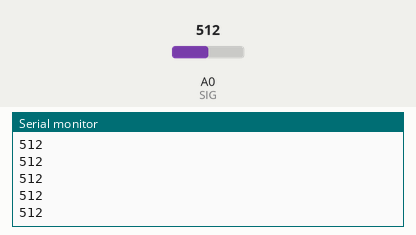
Recording of a sketch running on a simulated ESP8266 (NodeMCU). Shown: the last lines printed to the serial monitor. The test bench sets the inputs (shaded band); at power-on: A0 (SIG) = 512.

Above: at 1.2 s.
1.3 s: A0 (SIG) set to 716
At 2.6 s:
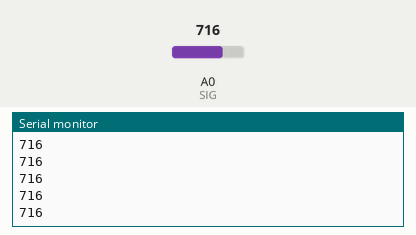
2.8 s: A0 (SIG) set to 900
At 3.6 s:
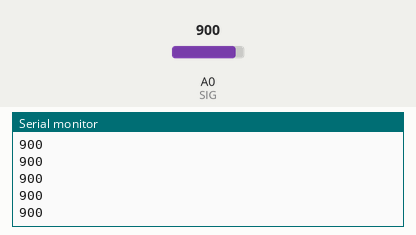
Timing chart, 0 to 5.8 s (numbered marks = the images above; inputs shaded):
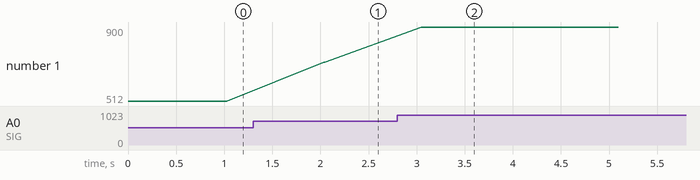

Measured:
- after the input at 1.3 s, the serial monitor: prints a new line after 0.73 s (image 1)
- after the input at 2.8 s, the serial monitor: prints a new line after 0.25 s (image 2)
- plotted number 1: 512 → 716 after the input at 1.3 s, 716 → 900 after the input at 2.8 s

The sketch:

16pin_mux_code.ino
```cpp
#define S0 D0                             /* Assign Multiplexer pin S0 connect to pin D0 of NodeMCU */
#define S1 D1                             /* Assign Multiplexer pin S1 connect to pin D1 of NodeMCU */
#define S2 D2                             /* Assign Multiplexer pin S2 connect to pin D2 of NodeMCU */
#define S3 D3                             /* Assign Multiplexer pin S3 connect to pin D3 of NodeMCU */
#define SIG A0                            /* Assign SIG pin as Analog output for all 16 channels of Multiplexer to pin A0 of NodeMCU */


void setup() {                                /* Put your codes here to run only once during micro controller startup */

    /* 0- General */

pinMode(S0,OUTPUT);                       /* Define digital signal pin as output to the Multiplexer pin SO */
pinMode(S1,OUTPUT);                       /* Define digital signal pin as output to the Multiplexer pin S1 */
pinMode(S2,OUTPUT);                       /* Define digital signal pin as output to the Multiplexer pin S2 */
pinMode(S3,OUTPUT);                       /* Define digital signal pin as output to the Multiplexer pin S3 */
pinMode(SIG, INPUT);                      /* Define analog signal pin as input or receiver from the Multiplexer pin SIG */

Serial.begin(9600);                       /* to display readings in Serial Monitor at 9600 baud rates */

}

void loop() {                                 /* Put your codes here to run over and over again endlessly */

    /* 0- General */

    // Channel 0 (C0 pin - binary output 0,0,0,0)
    digitalWrite(S0,LOW); digitalWrite(S1,LOW); digitalWrite(S2,LOW); digitalWrite(S3,LOW);
    Serial.println(analogRead(SIG));

    // Channel 1 (C1 pin - binary output 1,0,0,0)
    digitalWrite(S0,HIGH); digitalWrite(S1,LOW); digitalWrite(S2,LOW); digitalWrite(S3,LOW);
    Serial.println(analogRead(SIG));    // Channel 2 (C2 pin - binary output 0,1,0,0)
    digitalWrite(S0,LOW); digitalWrite(S1,HIGH); digitalWrite(S2,LOW); digitalWrite(S3,LOW);
    Serial.println(analogRead(SIG));
    // Channel 3 (C3 pin - binary output 1,1,0,0)
    digitalWrite(S0,HIGH); digitalWrite(S1,HIGH); digitalWrite(S2,LOW); digitalWrite(S3,LOW);
    Serial.println(analogRead(SIG));
    // Channel 4 (C4 pin - binary output 0,0,1,0)
    digitalWrite(S0,LOW); digitalWrite(S1,LOW); digitalWrite(S2,HIGH); digitalWrite(S3,LOW);
    Serial.println(analogRead(SIG));
    // Channel 5 (C5 pin - binary output 1,0,1,0)
    digitalWrite(S0,HIGH); digitalWrite(S1,LOW); digitalWrite(S2,HIGH); digitalWrite(S3,LOW);
    Serial.println(analogRead(SIG));
    // Channel 6 (C6 pin - binary output 0,1,1,0)
    digitalWrite(S0,LOW); digitalWrite(S1,HIGH); digitalWrite(S2,HIGH); digitalWrite(S3,LOW);
    Serial.println(analogRead(SIG));
    // Channel 7 (C7 pin - binary output 1,1,1,0)
    digitalWrite(S0,HIGH); digitalWrite(S1,HIGH); digitalWrite(S2,HIGH); digitalWrite(S3,LOW);
    Serial.println(analogRead(SIG));
    // Channel 8 (C8 pin - binary output 0,0,0,1)
    digitalWrite(S0,LOW); digitalWrite(S1,LOW); digitalWrite(S2,LOW); digitalWrite(S3,HIGH);
    Serial.println(analogRead(SIG));
    // Channel 9 (C9 pin - binary output 1,0,0,1)
    digitalWrite(S0,HIGH); digitalWrite(S1,LOW); digitalWrite(S2,LOW); digitalWrite(S3,HIGH);
    Serial.println(analogRead(SIG));
    // Channel 10 (C10 pin - binary output 0,1,0,1)
    digitalWrite(S0,LOW); digitalWrite(S1,HIGH); digitalWrite(S2,LOW); digitalWrite(S3,HIGH);
    Serial.println(analogRead(SIG));
    // Channel 11 (C11 pin - binary output 1,1,0,1)
    digitalWrite(S0,HIGH); digitalWrite(S1,HIGH); digitalWrite(S2,LOW); digitalWrite(S3,HIGH);
    Serial.println(analogRead(SIG));
    // Channel 12 (C12 pin - binary output 0,0,1,1)
    digitalWrite(S0,LOW); digitalWrite(S1,LOW); digitalWrite(S2,HIGH); digitalWrite(S3,HIGH);
    Serial.println(analogRead(SIG));
    // Channel 13 (C13 pin - binary output 1,0,1,1)
    digitalWrite(S0,HIGH); digitalWrite(S1,LOW); digitalWrite(S2,HIGH); digitalWrite(S3,HIGH);
    Serial.println(analogRead(SIG));
    // Channel 14 (C14 pin - binary output 0,1,1,1)
    digitalWrite(S0,LOW); digitalWrite(S1,HIGH); digitalWrite(S2,HIGH); digitalWrite(S3,HIGH);
    Serial.println(analogRead(SIG));
    // Channel 15 (C15 pin - binary output 1,1,1,1)
    digitalWrite(S0,HIGH); digitalWrite(S1,HIGH); digitalWrite(S2,HIGH); digitalWrite(S3,HIGH);
    Serial.println(analogRead(SIG));

    delay(1000);                                                  // Read the value every second

}
```
